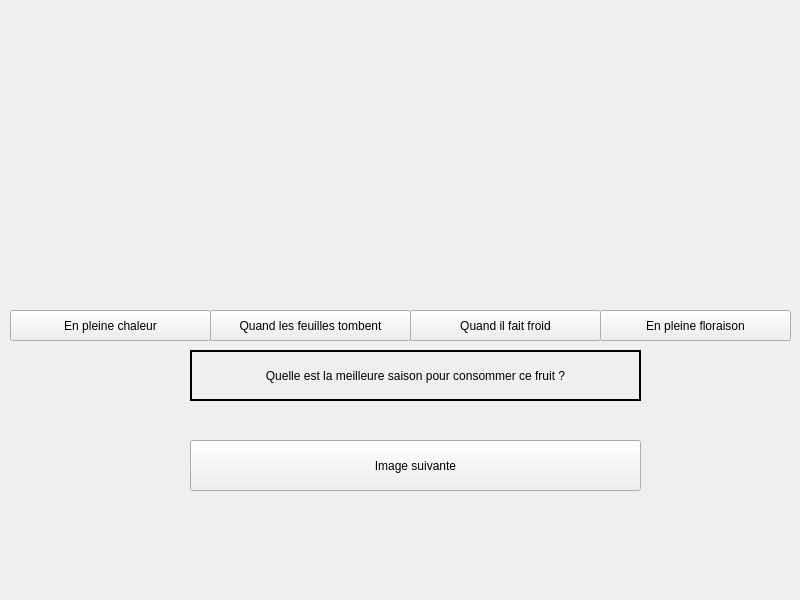
<?xml version="1.0" encoding="UTF-8"?>
<ui version="4.0">
 <class>Trie_fruits</class>
 <widget class="QWidget" name="Trie_fruits">
  <property name="geometry">
   <rect>
    <x>0</x>
    <y>0</y>
    <width>800</width>
    <height>600</height>
   </rect>
  </property>
  <property name="minimumSize">
   <size>
    <width>800</width>
    <height>600</height>
   </size>
  </property>
  <property name="maximumSize">
   <size>
    <width>800</width>
    <height>600</height>
   </size>
  </property>
  <property name="windowTitle">
   <string>Form</string>
  </property>
  <widget class="QLabel" name="question">
   <property name="geometry">
    <rect>
     <x>190</x>
     <y>350</y>
     <width>451</width>
     <height>51</height>
    </rect>
   </property>
   <property name="contextMenuPolicy">
    <enum>Qt::NoContextMenu</enum>
   </property>
   <property name="frameShape">
    <enum>QFrame::WinPanel</enum>
   </property>
   <property name="frameShadow">
    <enum>QFrame::Plain</enum>
   </property>
   <property name="lineWidth">
    <number>1</number>
   </property>
   <property name="midLineWidth">
    <number>0</number>
   </property>
   <property name="text">
    <string>Quelle est la meilleure saison pour consommer ce fruit ?</string>
   </property>
   <property name="textFormat">
    <enum>Qt::AutoText</enum>
   </property>
   <property name="alignment">
    <set>Qt::AlignCenter</set>
   </property>
   <property name="wordWrap">
    <bool>false</bool>
   </property>
  </widget>
  <widget class="QPushButton" name="winter_pushButton">
   <property name="geometry">
    <rect>
     <x>410</x>
     <y>310</y>
     <width>191</width>
     <height>31</height>
    </rect>
   </property>
   <property name="text">
    <string>Quand il fait froid</string>
   </property>
  </widget>
  <widget class="QPushButton" name="spring_pushButton">
   <property name="geometry">
    <rect>
     <x>600</x>
     <y>310</y>
     <width>191</width>
     <height>31</height>
    </rect>
   </property>
   <property name="text">
    <string>En pleine floraison</string>
   </property>
  </widget>
  <widget class="QPushButton" name="next_pushButton">
   <property name="geometry">
    <rect>
     <x>190</x>
     <y>440</y>
     <width>451</width>
     <height>51</height>
    </rect>
   </property>
   <property name="text">
    <string>Image suivante</string>
   </property>
  </widget>
  <widget class="QPushButton" name="summer_pushButton">
   <property name="geometry">
    <rect>
     <x>10</x>
     <y>310</y>
     <width>201</width>
     <height>31</height>
    </rect>
   </property>
   <property name="text">
    <string>En pleine chaleur</string>
   </property>
  </widget>
  <widget class="QLabel" name="result_message">
   <property name="geometry">
    <rect>
     <x>190</x>
     <y>150</y>
     <width>451</width>
     <height>291</height>
    </rect>
   </property>
   <property name="text">
    <string/>
   </property>
   <property name="pixmap">
    <pixmap>../pictures/picture_bravo.jpg</pixmap>
   </property>
   <property name="scaledContents">
    <bool>true</bool>
   </property>
  </widget>
  <widget class="QPushButton" name="autumn_pushButton">
   <property name="geometry">
    <rect>
     <x>210</x>
     <y>310</y>
     <width>201</width>
     <height>31</height>
    </rect>
   </property>
   <property name="text">
    <string>Quand les feuilles tombent</string>
   </property>
  </widget>
  <widget class="QLabel" name="current_fruits">
   <property name="geometry">
    <rect>
     <x>250</x>
     <y>410</y>
     <width>311</width>
     <height>181</height>
    </rect>
   </property>
   <property name="text">
    <string/>
   </property>
   <property name="pixmap">
    <pixmap>../pictures/fruits/0.jpg</pixmap>
   </property>
   <property name="scaledContents">
    <bool>true</bool>
   </property>
  </widget>
  <widget class="QLabel" name="seasons_label">
   <property name="geometry">
    <rect>
     <x>10</x>
     <y>10</y>
     <width>781</width>
     <height>301</height>
    </rect>
   </property>
   <property name="text">
    <string/>
   </property>
   <property name="pixmap">
    <pixmap>../pictures/picture_room2_seasons.jpg</pixmap>
   </property>
   <property name="scaledContents">
    <bool>true</bool>
   </property>
  </widget>
  <zorder>seasons_label</zorder>
  <zorder>question</zorder>
  <zorder>winter_pushButton</zorder>
  <zorder>spring_pushButton</zorder>
  <zorder>summer_pushButton</zorder>
  <zorder>autumn_pushButton</zorder>
  <zorder>current_fruits</zorder>
  <zorder>next_pushButton</zorder>
  <zorder>result_message</zorder>
 </widget>
 <resources/>
 <connections/>
</ui>
